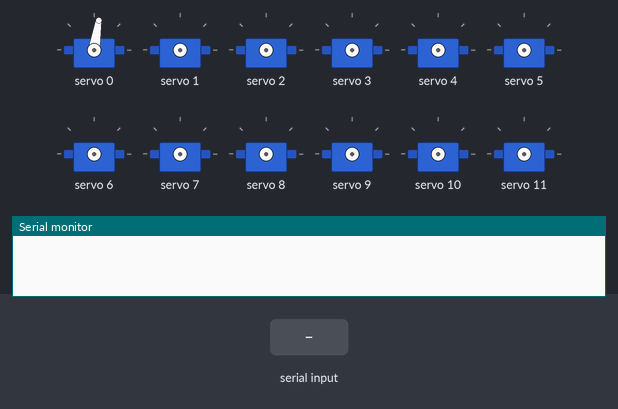
Recording of a sketch running on a simulated Arduino Uno, built with avr-gcc and run on an emulated ATmega328P. Parts: 12 × servo, the last lines printed to the serial monitor. The inputs (shaded band) are chosen by the test bench.

Above: at 2.2 s.
2.3 s: "90,45\n" received over Serial
3.8 s: "30,150\n" received over Serial
At 5.0 s:
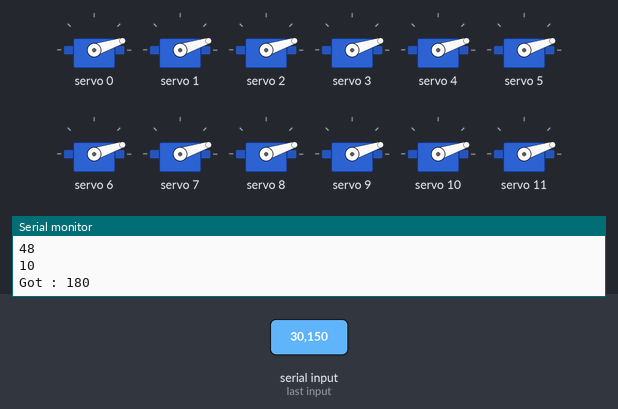
5.3 s: "200\n" received over Serial
At 6.1 s:
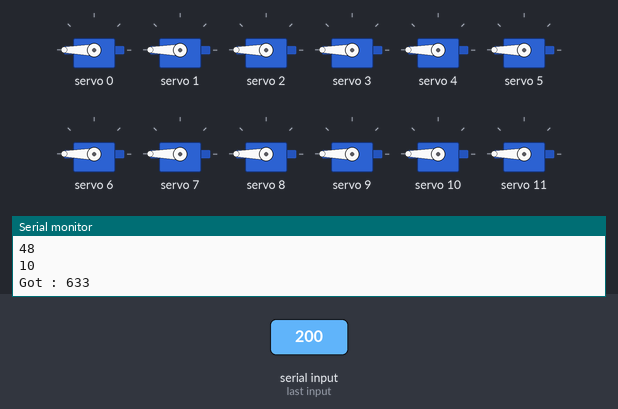
6.8 s: "90\n" received over Serial
At 7.3 s:
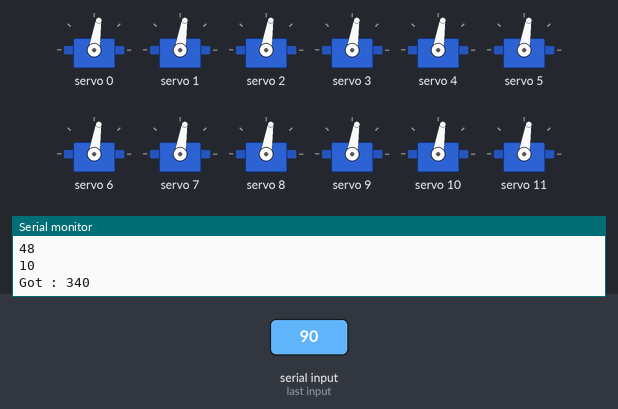
Timing chart, 0 to 9.3 s (numbered marks = the images above; inputs shaded):
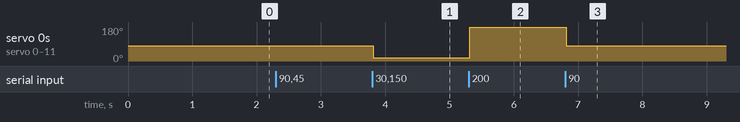

Measured:
- after the input at 3.8 s, servo 0–11: 81° → 18° at once
- after the input at 5.3 s, servo 0–11: 18° → 180° at once
- after the input at 6.8 s, servo 0–11: 180° → 81° at once

The sketch:

PCA9685Test.ino
```cpp
/** PCA9685Test of servos
    http://www.fambach.net
    GPLv2

    This example uses the Adafruit servo lib
    https://github.com/adafruit/Adafruit-PWM-Servo-Driver-Library  -
    Buy at least one adafruit product to support
    there efforts by creating such libraries ;)
*/

// Servo things ...
#include "Adafruit_PWMServoDriver.h"
Adafruit_PWMServoDriver servodrv;
Adafruit_PWMServoDriver servodrv2();
#define SERVOMIN  100 // this is the 'minimum' pulse length count (out of 4096)
#define SERVOMAX  580 // this is the 'maximum' pulse length count (out of 4096)
uint8_t servonum = 0;
uint8_t servoMax = 16;

void setup() {
  Serial.begin(115200);
  servodrv.begin();
  servodrv.setPWMFreq(60);
  delay(1000);

  for (int i = 0; i < servoMax ; i++) {
    servodrv.setPin(0, 340);
  }


  for (int i = 0; i < servoMax ; i++) {
    servodrv.setPin(0, 340);
  }
}


void setServoPulse(uint8_t n, double pulse) {
  double pulselength;

  pulselength = 1000000;   // 1,000,000 us per second
  pulselength /= 60;   // 60 Hz
  Serial.print(pulselength); Serial.println(" us per period");
  pulselength /= 4096;  // 12 bits of resolution
  Serial.print(pulselength); Serial.println(" us per bit");
  pulse *= 1000000;  // convert to us
  pulse /= pulselength;
  Serial.println(pulse);
  servodrv.setPWM(n, 0, pulse);
}

void loop() {

  // // Drive each servo one at a time
  //  Serial.println(servonum);
  //  for (uint16_t pulselen = SERVOMIN; pulselen < SERVOMAX; pulselen++) {
  //    servodrv.setPWM(0, 0, pulselen);
  //    servodrv.setPWM(1, 0, pulselen);
  //  }
  //
  //  delay(500);
  //  for (uint16_t pulselen = SERVOMAX; pulselen > SERVOMIN; pulselen--) {
  //    servodrv.setPWM(0, 0, pulselen);
  //    servodrv.setPWM(1, 0, pulselen);
  //  }
  //
  //  delay(500);
  //
  //  servonum ++;


  if (Serial.available()) {
    Serial.println("da");
    String s;
    s.reserve(5);

    int incomingByte = '\0';
    do {

      incomingByte = Serial.read();
      Serial.println(incomingByte);
      s += (char)incomingByte;

    } while ( incomingByte != '\n');
    Serial.flush();
    s.remove(s.length());
    int pos = map(s.toInt(), 0, 180, SERVOMIN, SERVOMAX);

    Serial.print("Got : ");
    Serial.println(pos);


    for (int i = 0; i < servoMax ; i++) {
      servodrv.setPin(i, pos);
    }

  }
}
```
